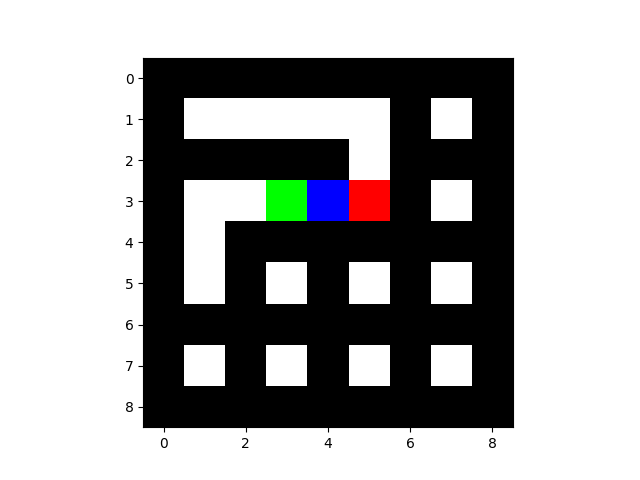

Write Python code to recreate this figure.
from maze_dataset import MazeDataset, MazeDatasetConfig
from maze_dataset.generation import LatticeMazeGenerators
cfg: MazeDatasetConfig = MazeDatasetConfig(
    name="test", # name is only for you to keep track of things
    grid_n=5, # number of rows/columns in the lattice
    n_mazes=200, # number of mazes to generate
    maze_ctor=LatticeMazeGenerators.gen_dfs, # algorithm to generate the maze
    maze_ctor_kwargs=dict(do_forks=False), # additional parameters to pass to the maze generation algorithm
)

dataset : MazeDataset = MazeDataset.from_config(cfg)

m = dataset[0]
print(type(m))
# visual representation as ascii art
print(m.as_ascii())

# RGB image, optionally without solution or endpoints, suitable for CNNs
import matplotlib.pyplot as plt
plt.imshow(m.as_pixels())
plt.show()
#plt.savefig("maze.png")

# text format for autoreregressive transformers
from maze_dataset.tokenization import MazeTokenizerModular, TokenizationMode, PromptSequencers
tokens = m.as_tokens(maze_tokenizer=MazeTokenizerModular(
    prompt_sequencer=PromptSequencers.AOTP(), # many options here
))
print(tokens)

# advanced visualization with many features
from maze_dataset.plotting import MazePlot
MazePlot(m).plot()
#plt.savefig("maze_fig.png")
@serializable_dataclass(frozen=True, kw_only=True)
class SolvedMaze(maze_dataset.TargetedLatticeMaze):
	SolvedMaze(
		connection_list: jaxtyping.Bool[ndarray, 'lattice_dim=2 row col'],
		solution: jaxtyping.Int8[ndarray, 'coord row_col=2'],
		generation_meta: dict | None = None,
		start_pos: jaxtyping.Int8[ndarray, 'row_col=2'] | None = None,
		end_pos: jaxtyping.Int8[ndarray, 'row_col=2'] | None = None,
		allow_invalid: bool = False
		)
solution: jaxtyping.Int8[ndarray, 'coord row_col=2']
